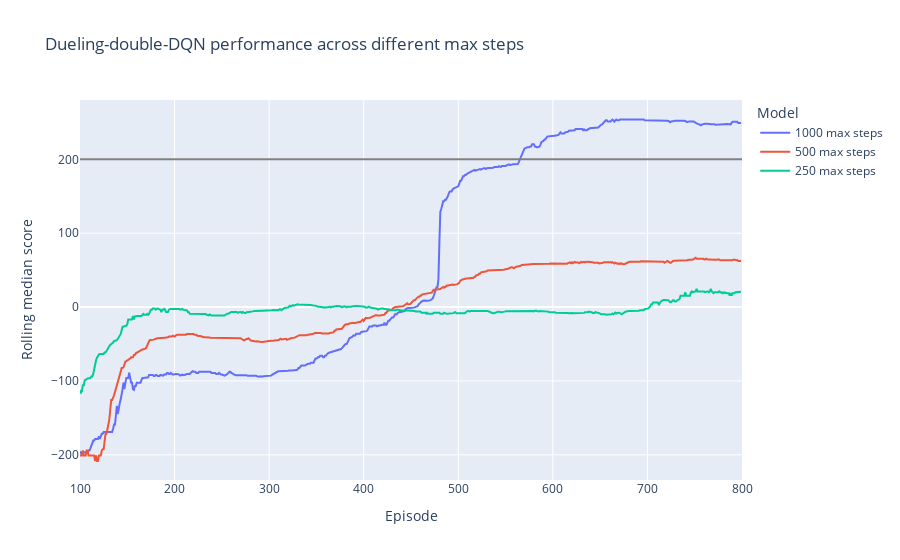

The cell this chart's notebook holds for it:
### Code cell
fig = go.Figure()

fig.add_trace(go.Scatter(
    x=time_df.episode,
    y=time_df['1000_step_score'].rolling(100).median(),
    name="1000 max steps"
))

fig.add_trace(go.Scatter(
    x=time_df.episode,
    y=time_df['500_step_score'].rolling(100).median(),
    name="500 max steps"
))

fig.add_trace(go.Scatter(
    x=time_df.episode,
    y=time_df['250_step_score'].rolling(100).median(),
    name="250 max steps"
))


fig.add_shape(type='line',
                x0=0,
                y0=200,
                x1=800,
                y1=200,
                line=dict(color='grey',),
                xref='x',
                yref='y'
)

fig.update_layout(
    title="Dueling-double-DQN performance across different max steps",
    xaxis_title="Episode",
    xaxis_range = [100,800],
    yaxis_title="Rolling median score",
    legend_title="Model")

#save image
fig.show()

### Figure 1 — Plotly figure (JSON) as saved in the notebook; plotly's stock layout.template omitted (floating-point values rounded to 4 significant figures; data arrays with more than 128 entries replaced by an {"elided": "..."} marker saying what was removed)
{"data": [{"name": "1000 max steps", "type": "scatter", "x": {"elided": "800 int values"}, "y": {"elided": "800 float values"}}, {"name": "500 max steps", "type": "scatter", "x": {"elided": "800 int values"}, "y": {"elided": "800 float values"}}, {"name": "250 max steps", "type": "scatter", "x": {"elided": "800 int values"}, "y": {"elided": "800 float values"}}], "layout": {"legend": {"title": {"text": "Model"}}, "shapes": [{"line": {"color": "grey"}, "type": "line", "x0": 0, "x1": 800, "xref": "x", "y0": 200, "y1": 200, "yref": "y"}], "title": {"text": "Dueling-double-DQN performance across different max steps"}, "xaxis": {"range": [100, 800], "title": {"text": "Episode"}}, "yaxis": {"title": {"text": "Rolling median score"}}}}
